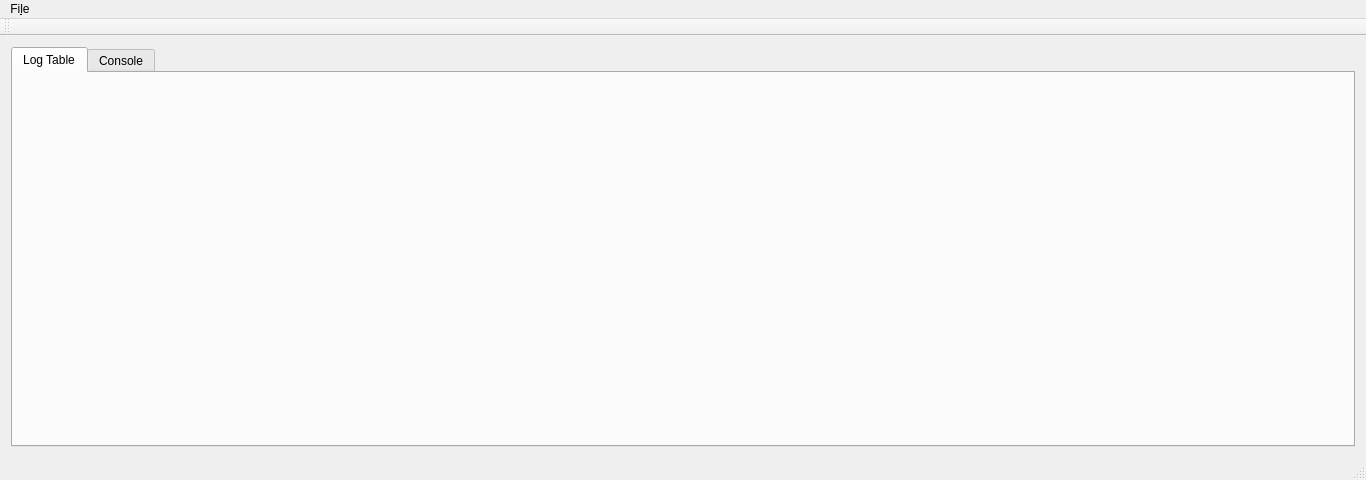
<?xml version="1.0" encoding="UTF-8"?>
<ui version="4.0">
 <class>TatorTool</class>
 <widget class="QMainWindow" name="TatorTool">
  <property name="geometry">
   <rect>
    <x>0</x>
    <y>0</y>
    <width>1366</width>
    <height>480</height>
   </rect>
  </property>
  <property name="windowTitle">
   <string>qTatorTool</string>
  </property>
  <property name="windowIcon">
   <iconset resource="icon.qrc">
    <normaloff>:/icons/appicon.ico</normaloff>:/icons/appicon.ico</iconset>
  </property>
  <widget class="QWidget" name="centralWidget">
   <layout class="QHBoxLayout" name="horizontalLayout_2">
    <item>
     <widget class="QTabWidget" name="tabWidget">
      <property name="currentIndex">
       <number>0</number>
      </property>
      <widget class="QWidget" name="tab_logTable">
       <attribute name="title">
        <string>Log Table</string>
       </attribute>
       <layout class="QVBoxLayout" name="verticalLayout">
        <item>
         <widget class="LogTable" name="logTable" native="true"/>
        </item>
       </layout>
      </widget>
      <widget class="QWidget" name="tab_console">
       <attribute name="title">
        <string>Console</string>
       </attribute>
       <layout class="QVBoxLayout" name="verticalLayout_2">
        <item>
         <widget class="Console" name="console" native="true"/>
        </item>
       </layout>
      </widget>
     </widget>
    </item>
   </layout>
  </widget>
  <widget class="QMenuBar" name="menuBar">
   <property name="geometry">
    <rect>
     <x>0</x>
     <y>0</y>
     <width>1366</width>
     <height>30</height>
    </rect>
   </property>
   <widget class="QMenu" name="menuFile">
    <property name="title">
     <string>Fi&amp;le</string>
    </property>
    <addaction name="actionQuit"/>
   </widget>
   <addaction name="menuFile"/>
  </widget>
  <widget class="QToolBar" name="mainToolBar">
   <attribute name="toolBarArea">
    <enum>TopToolBarArea</enum>
   </attribute>
   <attribute name="toolBarBreak">
    <bool>false</bool>
   </attribute>
  </widget>
  <widget class="QStatusBar" name="statusBar"/>
  <action name="actionQuit">
   <property name="text">
    <string>&amp;Quit</string>
   </property>
   <property name="shortcut">
    <string/>
   </property>
  </action>
  <action name="actionClear">
   <property name="text">
    <string>Clear</string>
   </property>
  </action>
 </widget>
 <layoutdefault spacing="6" margin="11"/>
 <customwidgets>
  <customwidget>
   <class>LogTable</class>
   <extends>QWidget</extends>
   <header>logtable.h</header>
   <container>1</container>
  </customwidget>
  <customwidget>
   <class>Console</class>
   <extends>QWidget</extends>
   <header>console.h</header>
   <container>1</container>
  </customwidget>
 </customwidgets>
 <resources>
  <include location="icon.qrc"/>
 </resources>
 <connections/>
</ui>
